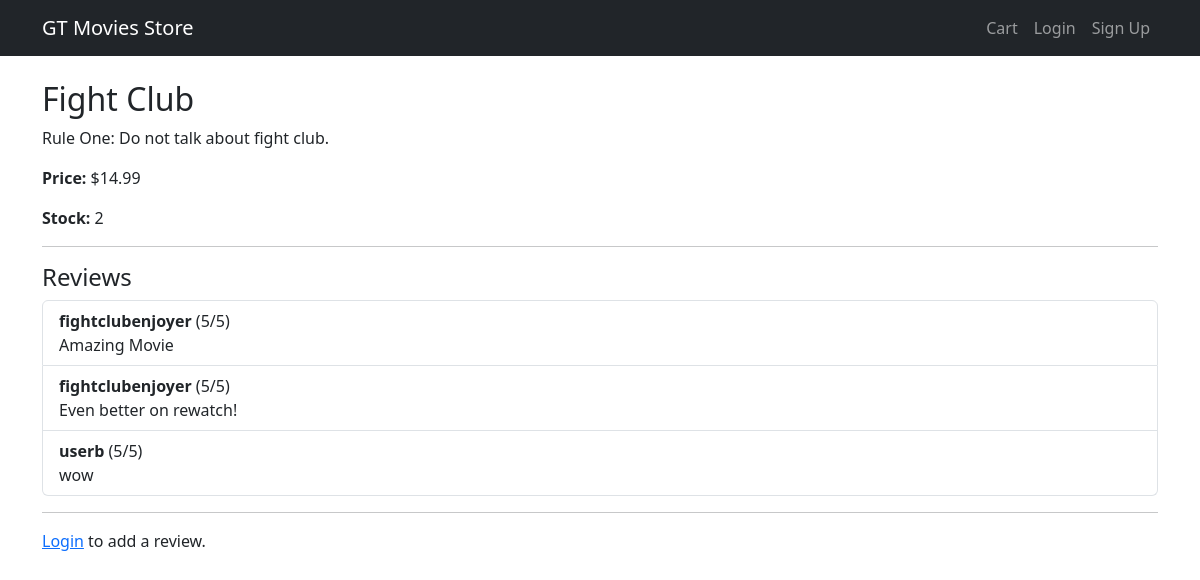
The app's page /movie/2/ with its own data.
### movies/models.py (models this page shows, shortened)
class Movie(models.Model):
    title = models.CharField(max_length=200)
    description = models.TextField()
    price = models.DecimalField(max_digits=6, decimal_places=2)
    stock = models.PositiveIntegerField(default=0)

class Review(models.Model):
    movie = models.ForeignKey(Movie, on_delete=models.CASCADE, related_name="reviews")
    user = models.ForeignKey(User, on_delete=models.CASCADE)
    text = models.TextField()
    rating = models.PositiveIntegerField(default=5)
    created_at = models.DateTimeField(auto_now_add=True)

### movies/views.py (the view)
# urls.py: path('movie/<int:pk>/', views.movie_detail, name='movie_detail'),
def movie_detail(request, pk):
    movie = get_object_or_404(Movie, pk=pk)
    if request.method == "POST" and request.user.is_authenticated:
        form = ReviewForm(request.POST)
        if form.is_valid():
            review = form.save(commit=False)
            review.user = request.user
            review.movie = movie
            review.save()
            return redirect("movie_detail", pk=pk)
    else:
        form = ReviewForm()
    return render(request, "movie_detail.html", {"movie": movie, "form": form})

### templates/movie_detail.html (shortened to what this page needs)
{% extends "base.html" %}
{% block content %}
<h2>{{ movie.title }}</h2>
<p>{{ movie.description }}</p>
<p><strong>Price:</strong> ${{ movie.price }}</p>
<p><strong>Stock:</strong> {{ movie.stock }}</p>
<hr>
<h4>Reviews</h4>
{% if movie.reviews.all %}
  <ul class="list-group mb-3">
    {% for r in movie.reviews.all %}
      <li class="list-group-item">
        <div class="d-flex justify-content-between align-items-start">
          <div class="me-3">
            <strong>{{ r.user.username }}</strong> ({{ r.rating }}/5)<br>
            {{ r.text }}
          </div>
        </div>
      </li>
    {% endfor %}
  </ul>
{% else %}
  <p>No reviews yet.</p>
{% endif %}
<hr>
{% if user.is_authenticated %}
  <h4>Add Review</h4>
  <form method="post">
    {% csrf_token %}
    {{ form.as_p }}
    <button class="btn btn-primary">Submit Review</button>
  </form>
{% else %}
  <p><a href="{% url 'login' %}?next={{ request.path }}">Login</a> to add a review.</p>
{% endif %}
{% endblock %}

### records on screen
Movie: title "Fight Club", description "Rule One: Do not talk about fight club.", price "14.99", stock "2"
Review: user.username "fightclubenjoyer", rating "5", text "Amazing Movie"
Review: user.username "fightclubenjoyer", rating "5", text "Even better on rewatch!"
Review: user.username "userb", rating "5", text "wow"
